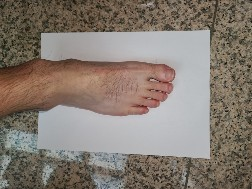
#> input picture Python/Soccer-shoes-project/data/testpicture0.jpg, 252 x 189 px, given in place of barefeet3.jpeg, which was not available
$ jupyter execute FeetAndShoeMeasurements.ipynb   (shell and % lines are left out)   (text cells are left out)
#> lines starting #> are read from the running program, lines starting #| are printed output that depends on the picture; after the words box and inside, x2 and y2 are one past the last pixel; in counts of white or black regions, pixels touching at a corner belong together; long printed decimals are rounded; pictures that were not available may be replaced by others from this repository, and a replacement may not be noted
[cell 1]
from skimage.io import imread
import numpy as np
import matplotlib.pyplot as plt
from scipy import ndimage
from imutils import contours
import argparse
import imutils
import cv2
from google.colab.patches import cv2_imshow
from sklearn.cluster import KMeans
import random as rng

[cell 2]
#Mount data path from drive.

from google.colab import drive
drive.mount('/content/drive')

[cell 3]
def preprocess(img):

    img = cv2.cvtColor(img, cv2.COLOR_RGB2HSV)

    img = cv2.GaussianBlur(img, (9, 9), 0)
    img = img/255

    return img

[cell 4]
def plotImage(img):

    plt.imshow(img)
    #plt.title('Clustered Image')
    plt.show()

[cell 5]
def cropOrig(bRect, oimg):
    # x (Horizontal), y (Vertical Downwards) are start coordinates
    # img.shape[0] = height of image
    # img.shape[1] = width of image

    x,y,w,h = bRect

    print(x,y,w,h)
    pcropedImg = oimg[y:y+h,x:x+w]

    x1, y1, w1, h1 = 0, 0, pcropedImg.shape[1], pcropedImg.shape[0]

    y2 = int(h1/10)

    x2 = int(w1/10)

    crop1 = pcropedImg[y1+y2:h1-y2,x1+x2:w1-x2]

    #cv2_imshow(crop1)

    ix, iy, iw, ih = x+x2, y+y2, crop1.shape[1], crop1.shape[0]

    croppedImg = oimg[iy:iy+ih,ix:ix+iw]

    return croppedImg, pcropedImg

[cell 6]
def overlayImage(croppedImg, pcropedImg):


    x1, y1, w1, h1 = 0, 0, pcropedImg.shape[1], pcropedImg.shape[0]

    y2 = int(h1/10)

    x2 = int(w1/10)

    new_image = np.zeros((pcropedImg.shape[0], pcropedImg.shape[1], 3), np.uint8)
    new_image[:, 0:pcropedImg.shape[1]] = (255, 0, 0) # (B, G, R)

    new_image[ y1+y2:y1+y2+croppedImg.shape[0], x1+x2:x1+x2+croppedImg.shape[1]] = croppedImg

    return new_image

[cell 7]
def kMeans_cluster(img):

    # For clustering the image using k-means, we first need to convert it into a 2-dimensional array
    # (H*W, N) N is channel = 3
    image_2D = img.reshape(img.shape[0]*img.shape[1], img.shape[2])

    # tweak the cluster size and see what happens to the Output
    kmeans = KMeans(n_clusters=2, random_state=0).fit(image_2D)
    clustOut = kmeans.cluster_centers_[kmeans.labels_]

    # Reshape back the image from 2D to 3D image
    clustered_3D = clustOut.reshape(img.shape[0], img.shape[1], img.shape[2])

    clusteredImg = np.uint8(clustered_3D*255)

    return clusteredImg

[cell 8]
def getBoundingBox(img):

    contours, _ = cv2.findContours(img, cv2.RETR_TREE, cv2.CHAIN_APPROX_SIMPLE)

    #print(len(contours))
    contours = sorted(contours, key=lambda x: cv2.contourArea(x), reverse=True)


    contours_poly = [None]*len(contours)
    boundRect = [None]*len(contours)

    for i, c in enumerate(contours):
        contours_poly[i] = cv2.approxPolyDP(c, 3, True)
        boundRect[i] = cv2.boundingRect(contours_poly[i])


    return boundRect, contours, contours_poly, img

[cell 9]
def drawCnt(bRect, contours, cntPoly, img):

    drawing = np.zeros((img.shape[0], img.shape[1], 3), dtype=np.uint8)


    paperbb = bRect

    for i in range(len(contours)):
      color = (rng.randint(0,256), rng.randint(0,256), rng.randint(0,256))
      cv2.drawContours(drawing, cntPoly, i, color)
      #cv2.rectangle(drawing, (int(boundRect[i][0]), int(boundRect[i][1])), \
              #(int(boundRect[i][0]+boundRect[i][2]), int(boundRect[i][1]+boundRect[i][3])), color, 2)
    cv2.rectangle(drawing, (int(paperbb[0]), int(paperbb[1])), \
              (int(paperbb[0]+paperbb[2]), int(paperbb[1]+paperbb[3])), color, 2)

    return drawing

[cell 10]
def edgeDetection(clusteredImage):
  #gray = cv2.cvtColor(hsvImage, cv2.COLOR_BGR2GRAY)
  edged1 = cv2.Canny(clusteredImage, 0, 255)
  edged = cv2.dilate(edged1, None, iterations=1)
  edged = cv2.erode(edged, None, iterations=1)
  return edged

[cell 11]
oimg = imread('/content/drive/My Drive/data/straiqrtask/barefeet3.jpeg')
#> oimg is the input picture: shape (189, 252, 3); mean R, G, B 133.9, 123.5, 114.1

[cell 12]
preprocessedOimg = preprocess(oimg)
#> in preprocess, `img = cv2.cvtColor(img, cv2.COLOR_RGB2HSV)`: img: shape (189, 252, 3); mean H, S, V 43, 51.6, 135.5
#> in preprocess, `img = cv2.GaussianBlur(img, (9, 9), 0)`: img: shape (189, 252, 3); mean H, S, V 43, 51.6, 135.5
#> in preprocess, `img = img/255`: img: shape (189, 252, 3) float64; mean H, S, V 0.169, 0.202, 0.531
plotImage(preprocessedOimg)

[cell 13]
clusteredImg = kMeans_cluster(preprocessedOimg)
#> in kMeans_cluster, `clustered_3D = clustOut.reshape(img.shape[0], img.shape[1], img.shape[..`: clustered_3D: shape (189, 252, 3) float64; mean H, S, V 0.169, 0.202, 0.531
#> in kMeans_cluster, `clusteredImg = np.uint8(clustered_3D*255)`: clusteredImg: shape (189, 252, 3); mean H, S, V 42.6, 51.1, 134.8
plotImage(clusteredImg)

[cell 14]
edgedImg = edgeDetection(clusteredImg)
#> in edgeDetection, `edged1 = cv2.Canny(clusteredImage, 0, 255)`:
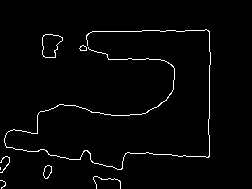
#> edged1: shape (189, 252); 2.2% white in thin lines or dots, all inside (x1, y1, x2, y2) = (0, 29, 211, 189)
#> in edgeDetection, `edged = cv2.dilate(edged1, None, iterations=1)`:
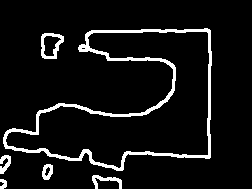
#> edged: shape (189, 252); 7.3% white; 6 white regions, box (x1, y1, x2, y2) and area: (3, 28, 212, 171) 2779, (41, 33, 64, 59) 258, (92, 175, 122, 189) 165, (0, 155, 11, 174) 126, (42, 164, 53, 180) 118, (0, 179, 7, 189) 51
plotImage(edgedImg)

[cell 15]
#getting paper bounding box

boundRect, contours, contours_poly, img = getBoundingBox(edgedImg)
#> in getBoundingBox, `contours, _ = cv2.findContours(img, cv2.RETR_TREE, cv2.CHAIN_APPROX_SI..`: contours = 10 contours, 3 with area under 20; largest, box (x1, y1, x2, y2) and area: (4, 29, 211, 170) 13918, (4, 30, 211, 170) 13842, (42, 34, 63, 58) 342, (42, 34, 63, 58) 336, (43, 165, 52, 179) 76, (43, 165, 52, 178) 70, (80, 46, 87, 51) 22
#> in getBoundingBox, `contours_poly = [None]*len(contours)`: contours_poly = 10 items
#> the loop in getBoundingBox, `for i, c in enumerate(contours):` made 10 passes
#> after the loop in getBoundingBox, `for i, c in enumerate(contours):`: boundRect = [(4, 31, 206, 138), (4, 32, 206, 138), (42, 34, 21, 24), (42, 34, 21, 24), (44, 165, 8, 14), (44, 165, 8, 13), (80, 47, 7, 3), (0, 157, 10, 16), (0, 180, 6, 9), (93, 176, 28, 13)]; contours_poly = 10 contours, 4 with area under 20; largest, box (x1, y1, x2, y2) and area: (4, 31, 210, 169) 13733, (4, 32, 210, 170) 13684, (42, 34, 63, 58) 315, (42, 34, 63, 58) 302, (44, 165, 52, 179) 54, (44, 165, 52, 178) 48
pdraw = drawCnt(boundRect[1], contours, contours_poly, img)
#> the loop in drawCnt, `for i in range(len(contours)):` made 10 passes
#> color on passes 1 to 10: (197, 215, 20), (132, 248, 207), (155, 244, 183), (111, 71, 144), (71, 48, 128), (75, 158, 50), (37, 169, 241), (51, 181, 222), (161, 104, 244), (226, 133, 31)
#> after the loop in drawCnt, `for i in range(len(contours)):`:
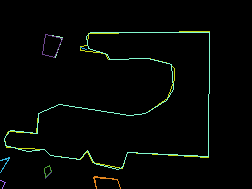
#> drawing: shape (189, 252, 3); mean of channels 0, 1, 2 4.1, 6.1, 4.2; drawn as R, G, B
#> in drawCnt, `cv2.rectangle(drawing, (int(paperbb[0]), int(paperbb[1])), \ (int(pape..`:
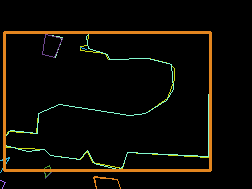
#> drawing: shape (189, 252, 3); 4.33% of pixels changed, all inside (x1, y1, x2, y2) = (3, 31, 212, 172); drawn as R, G, B
plotImage(pdraw)

[cell 16]
croppedImg, pcropedImg = cropOrig(boundRect[1], clusteredImg)
#> in cropOrig, `pcropedImg = oimg[y:y+h,x:x+w]`: pcropedImg: shape (138, 206, 3); mean H, S, V 58.7, 39.4, 147.1
#> in cropOrig, `crop1 = pcropedImg[y1+y2:h1-y2,x1+x2:w1-x2]`: crop1: shape (112, 166, 3); mean H, S, V 59.6, 38.7, 147.8
plotImage(croppedImg)
plotImage(pcropedImg)

[cell 17]
newImg = overlayImage(croppedImg, pcropedImg)
#> in overlayImage, `new_image[ y1+y2:y1+y2+croppedImg.shape[0], x1+x2:x1+x2+croppedImg.sha..`: new_image: shape (138, 206, 3); mean H, S, V 127.2, 25.3, 96.7
plotImage(newImg)

[cell 18]
fedged = edgeDetection(newImg)
#> in edgeDetection (call 2), `edged1 = cv2.Canny(clusteredImage, 0, 255)`:
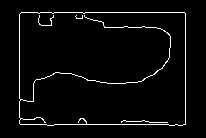
#> edged1: shape (138, 206); 3.5% white in thin lines or dots, all inside (x1, y1, x2, y2) = (19, 12, 186, 126)
#> in edgeDetection (call 2), `edged = cv2.dilate(edged1, None, iterations=1)`:
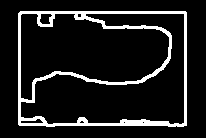
#> edged: shape (138, 206); 11% white; 1 white region, box (x1, y1, x2, y2) and area: (18, 11, 187, 127) 3124
#> in edgeDetection (call 2), `edged = cv2.erode(edged, None, iterations=1)`:
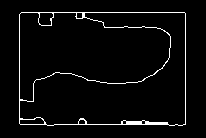
#> edged: shape (138, 206); 3.8% white in thin lines or dots, all inside (x1, y1, x2, y2) = (19, 12, 186, 126)
fboundRect, fcnt, fcntpoly, fimg = getBoundingBox(fedged)
#> in getBoundingBox (call 2), `contours, _ = cv2.findContours(img, cv2.RETR_TREE, cv2.CHAIN_APPROX_SI..`: contours = 9 contours, 2 with area under 20; largest, box (x1, y1, x2, y2) and area: (19, 12, 186, 126) 18607, (19, 12, 186, 126) 9337, (19, 12, 171, 102) 8715, (38, 12, 54, 26) 164, (19, 117, 45, 125) 134, (76, 12, 83, 19) 34, (78, 119, 86, 125) 30
#> the loop in getBoundingBox (call 2), `for i, c in enumerate(contours):` made 9 passes
#> after the loop in getBoundingBox (call 2), `for i, c in enumerate(contours):`: boundRect = [(19, 12, 167, 113), (19, 12, 167, 114), (19, 12, 152, 89), (39, 12, 13, 14), (19, 117, 26, 7), (76, 12, 7, 7), (78, 119, 8, 5), (141, 121, 5, 3), (122, 121, 5, 3)]; contours_poly = 9 contours, 3 with area under 20; largest, box (x1, y1, x2, y2) and area: (19, 12, 186, 125) 18316, (19, 12, 186, 126) 9218, (19, 12, 171, 101) 8644, (39, 12, 52, 26) 133, (19, 117, 45, 124) 89, (76, 12, 83, 19) 26
#> fboundRect has the same summary as boundRect in getBoundingBox; fcnt has the same summary as contours in getBoundingBox; fcntpoly has the same summary as contours_poly in getBoundingBox
fdraw = drawCnt(fboundRect[2], fcnt, fcntpoly, fimg)
#> call 2 of drawCnt, with bRect = (19, 12, 152, 89)
#> the loop in drawCnt (call 2), `for i in range(len(contours)):` made 9 passes
#> color on passes 1 to 9: (7, 47, 204), (0, 252, 170), (124, 166, 32), (97, 113, 122), (72, 229, 46), (41, 163, 250), (55, 154, 149), (63, 170, 104), (147, 227, 46)
#> after the loop in drawCnt (call 2), `for i in range(len(contours)):`:
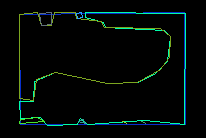
#> drawing: shape (138, 206, 3); mean of channels 0, 1, 2 2.4, 8.8, 7.3; drawn as R, G, B
#> in drawCnt (call 2), `cv2.rectangle(drawing, (int(paperbb[0]), int(paperbb[1])), \ (int(pape..`:
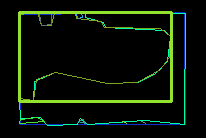
#> drawing: shape (138, 206, 3); 5.07% of pixels changed, all inside (x1, y1, x2, y2) = (18, 11, 173, 103); drawn as R, G, B
plotImage(fdraw)

[cell 19]
def calcFeetSize(pcropedImg, fboundRect):
  x1, y1, w1, h1 = 0, 0, pcropedImg.shape[1], pcropedImg.shape[0]

  y2 = int(h1/10)

  x2 = int(w1/10)

  fh = y2 + fboundRect[2][3]
  fw = x2 + fboundRect[2][2]
  ph = pcropedImg.shape[0]
  pw = pcropedImg.shape[1]

  print("Feet height: ", fh)
  print("Feet Width: ", fw)

  print("Paper height: ", ph)
  print("Paper Width: ", pw)

  opw = 210
  oph = 297

  ofs = 0.0

  if fw>fh:
    ofs = (oph/pw)*fw
  else :
    ofs = (oph/ph)*fh


  return ofs

[cell 20]
print("feet size (cm): ", calcFeetSize(pcropedImg, fboundRect)/10)
#> in calcFeetSize, `fh = y2 + fboundRect[2][3]`: fh = 102
#> in calcFeetSize, `fw = x2 + fboundRect[2][2]`: fw = 172
#| Feet height:  102
#| Feet Width:  172
#| Paper height:  138
#| Paper Width:  206
#> in calcFeetSize, `ofs = (oph/pw)*fw`: ofs = 248
#| feet size (cm):  24.798

$ run again, on Python/Soccer-shoes-project/data/testpicture1.jpg
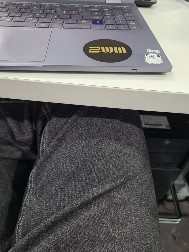
#> input picture Python/Soccer-shoes-project/data/testpicture1.jpg, 189 x 252 px, given in place of barefeet3.jpeg, which was not available
#> oimg is the input picture: shape (252, 189, 3); mean R, G, B 103.1, 102.2, 101.9
#> clustered_3D: shape (252, 189, 3) float64; mean H, S, V 0.328, 0.0743, 0.415
#> clusteredImg: shape (252, 189, 3); mean H, S, V 83.3, 18.7, 105.1
#> in edgeDetection, `edged1 = cv2.Canny(clusteredImage, 0, 255)`:
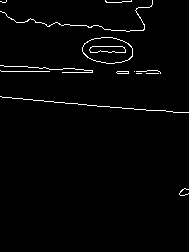
#> edged1: shape (252, 189); 1.9% white in thin lines or dots, all inside (x1, y1, x2, y2) = (0, 0, 189, 196)
#> in getBoundingBox, `contours, _ = cv2.findContours(img, cv2.RETR_TREE, cv2.CHAIN_APPROX_SI..`: contours = 14 contours, 5 with area under 20; largest, box (x1, y1, x2, y2) and area: (82, 37, 133, 64) 1024, (82, 37, 133, 64) 1011, (89, 46, 126, 53) 194, (90, 46, 126, 53) 188, (0, 65, 93, 73) 128
#> in getBoundingBox, `contours_poly = [None]*len(contours)`: contours_poly = 14 items
#> the loop in getBoundingBox, `for i, c in enumerate(contours):` made 14 passes
#> after the loop in getBoundingBox, `for i, c in enumerate(contours):`: boundRect = [(82, 37, 51, 27), (82, 37, 51, 27), (89, 46, 37, 7), (90, 46, 36, 7), (0, 65, 93, 8), (134, 71, 27, 3), (62, 69, 14, 3), (116, 72, 13, 2), (0, 0, 153, 32), (42, 68, 5, 3), (105, 0, 27, 2), (179, 189, 10, 6), (0, 0, 7, 2), (0, 96, 189, 17)]; contours_poly = 14 contours, 8 with area under 20; largest, box (x1, y1, x2, y2) and area: (82, 37, 133, 64) 948, (82, 37, 133, 64) 924, (0, 65, 93, 73) 159, (90, 46, 126, 53) 152, (89, 46, 126, 53) 104, (0, 0, 153, 32) 71
#> the loop in drawCnt, `for i in range(len(contours)):` made 14 passes
#> color on passes 1 to 8: (197, 215, 20), (132, 248, 207), (155, 244, 183), (111, 71, 144), (71, 48, 128), (75, 158, 50), (37, 169, 241), (51, 181, 222)
#> pcropedImg: shape (27, 51, 3); mean H, S, V 81.5, 18.6, 114.1
#> crop1: shape (23, 41, 3); mean H, S, V 84.6, 18.7, 98.9
#> new_image: shape (27, 51, 3); mean H, S, V 138.3, 12.8, 67.7
#> edged1: shape (27, 51); 15.3% white in thin lines or dots, all inside (x1, y1, x2, y2) = (4, 1, 46, 26)
#> in getBoundingBox (call 2), `contours, _ = cv2.findContours(img, cv2.RETR_TREE, cv2.CHAIN_APPROX_SI..`: contours = 4 contours; box (x1, y1, x2, y2) and area: (4, 0, 46, 27) 988, (4, 13, 46, 26) 377, (4, 1, 46, 13) 327, (8, 9, 44, 16) 188
#> the loop in getBoundingBox (call 2), `for i, c in enumerate(contours):` made 4 passes
#> after the loop in getBoundingBox (call 2), `for i, c in enumerate(contours):`: boundRect = [(4, 0, 41, 27), (4, 14, 42, 12), (4, 1, 42, 12), (8, 9, 36, 7)]; contours_poly = 4 contours; box (x1, y1, x2, y2) and area: (4, 0, 45, 27) 928, (4, 14, 46, 26) 389, (4, 1, 46, 13) 330, (8, 9, 44, 16) 152
#> fboundRect has the same summary as boundRect in getBoundingBox; fcnt has the same summary as contours in getBoundingBox; fcntpoly has the same summary as contours_poly in getBoundingBox
#> the loop in drawCnt (call 2), `for i in range(len(contours)):` made 4 passes
#> color on passes 1 to 4: (72, 229, 46), (41, 163, 250), (55, 154, 149), (63, 170, 104)
#> in drawCnt (call 2), `cv2.rectangle(drawing, (int(paperbb[0]), int(paperbb[1])), \ (int(pape..`:
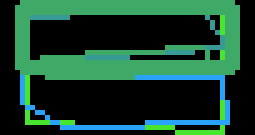
#> drawing: shape (27, 51, 3) (shown 5 times larger); mean of channels 0, 1, 2 22.8, 65.5, 46.4; drawn as R, G, B
#> fh = 14
#> fw = 47
#| Feet height:  14
#| Feet Width:  47
#| Paper height:  27
#| Paper Width:  51
#> ofs = 273.7
#| feet size (cm):  27.371
